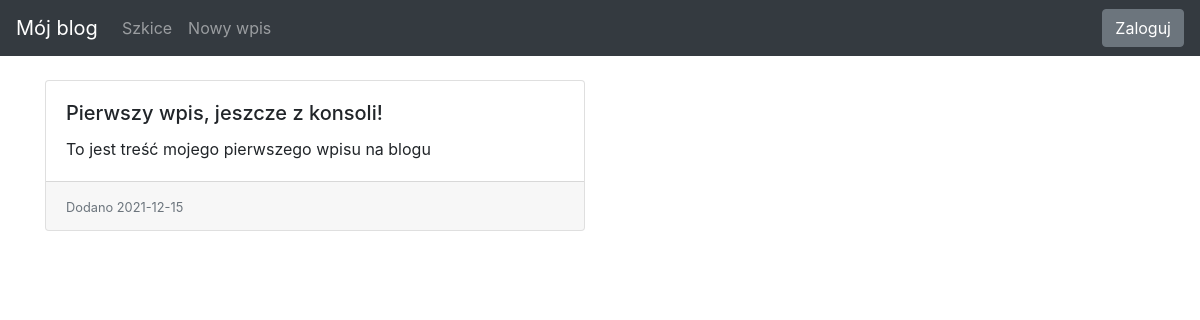
/, run on an earlier commit of the app's database.
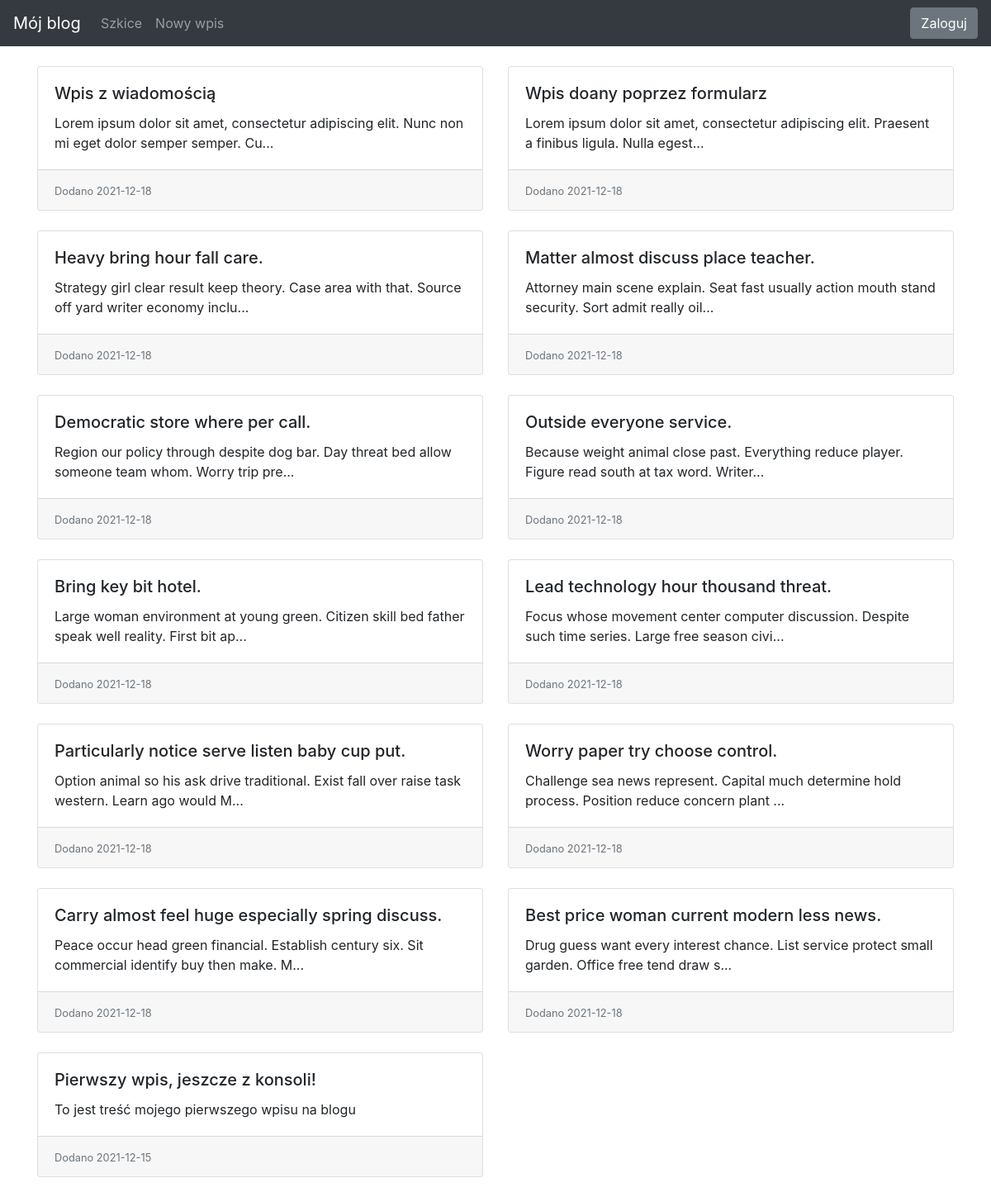
And on a later commit of the database.
### blog/models.py (models this page shows)
class Entry(db.Model):
    id = db.Column(db.Integer, primary_key=True)
    title = db.Column(db.String(80), nullable=False)
    body = db.Column(db.Text, nullable=False)
    pub_date = db.Column(db.DateTime, nullable=False,
                         default=datetime.datetime.utcnow)
    is_published = db.Column(db.Boolean, default=False)

### blog/routes.py (the view)
@app.route("/")
def index():
    all_posts = Entry.query.filter_by(
        is_published=True).order_by(Entry.pub_date.desc())
    return render_template("homepage.html", all_posts=all_posts)

### blog/templates/homepage.html (shortened to what this page needs)
{% extends "base.html" %} {% block content %}
<div class="row row-cols-1 row-cols-md-2">
  {% for post in all_posts %}
  <div class="col mb-4">
      <div class="card h-100">
        <div class="card-body">
          <h5 class="card-title d-flex flex-row">
            {{ post.title }}
          </h5>
          <p class="card-text">{{ post.body |truncate(100, true) }}</p>
        </div>
        <div class="card-footer">
            <small class="text-muted">Dodano {{ post.pub_date.strftime('%Y-%m-%d') }}</small>
          </div>
      </div>
  </div>
  {% endfor %}
</div>
{% endblock %}

### blog/templates/base.html (shortened to what this page needs)
<!doctype html>
<html lang="en">
<head>
 <link rel="stylesheet" href="https://stackpath.bootstrapcdn.com/bootstrap/4.5.0/css/bootstrap.min.css"
>
</head>
<body>
 <nav class="navbar navbar-expand-md navbar-dark bg-dark fixed-top">
   <a class="navbar-brand" href="/">Mój blog</a>
   <div class="collapse navbar-collapse" id="navbarsExampleDefault">
     <ul class="navbar-nav mr-auto">
      <li class="nav-item {% if url_for(request.endpoint) == url_for('list_drafts') %} active {% endif %}">
        <a class="nav-link" href="/drafts/">Szkice</span></a>
      </li>
      <li class="nav-item {% if url_for(request.endpoint) == url_for('create_entry') %} active {% endif %}">
        <a class="nav-link" href="/new-post/">Nowy wpis</span></a>
      </li>
     </ul>
     {% if session.logged_in %}
       <form class="form-inline my-2 my-lg-0" action="{{ url_for('logout') }}" method="POST">
         <button class="btn btn-secondary my-2 my-sm-0" type="submit">Wyloguj</button>
       </form>
     {% else %}
       <a href="{{ url_for('login') }}" class="btn btn-secondary my-2 my-lg-0">Zaloguj</a>
     {% endif %}
   </div>
 </nav>
 <main role="main" class="container">
  {% block content %}
  {% endblock %}
 </main>
</html>

### blog/templates/base.html (style rules this page uses)
body { padding-top: 5rem; }

What changed in the data, as far as the page shows it:
added Entry: title "Wpis z wiadomością", body "Lorem ipsum dolor sit amet, consectetur adipiscing elit. Nunc non mi eget dolor semper semper. Cu...", pub_date "2021-12-18"
added Entry: title "Wpis doany poprzez formularz", body "Lorem ipsum dolor sit amet, consectetur adipiscing elit. Praesent a finibus ligula. Nulla egest...", pub_date "2021-12-18"
added Entry: title "Heavy bring hour fall care.", body "Strategy girl clear result keep theory. Case area with that. Source off yard writer economy inclu...", pub_date "2021-12-18"
added Entry: title "Matter almost discuss place teacher.", body "Attorney main scene explain. Seat fast usually action mouth stand security. Sort admit really oil...", pub_date "2021-12-18"
added Entry: title "Democratic store where per call.", body "Region our policy through despite dog bar. Day threat bed allow someone team whom. Worry trip pre...", pub_date "2021-12-18"
added Entry: title "Outside everyone service.", body "Because weight animal close past. Everything reduce player. Figure read south at tax word. Writer...", pub_date "2021-12-18"
added Entry: title "Bring key bit hotel.", body "Large woman environment at young green. Citizen skill bed father speak well reality. First bit ap...", pub_date "2021-12-18"
added Entry: title "Lead technology hour thousand threat.", body "Focus whose movement center computer discussion. Despite such time series. Large free season civi...", pub_date "2021-12-18"
added Entry: title "Particularly notice serve listen baby cup put.", body "Option animal so his ask drive traditional. Exist fall over raise task western. Learn ago would M...", pub_date "2021-12-18"
added Entry: title "Worry paper try choose control.", body "Challenge sea news represent. Capital much determine hold process. Position reduce concern plant ...", pub_date "2021-12-18"
added Entry: title "Carry almost feel huge especially spring discuss.", body "Peace occur head green financial. Establish century six. Sit commercial identify buy then make. M...", pub_date "2021-12-18"
added Entry: title "Best price woman current modern less news.", body "Drug guess want every interest chance. List service protect small garden. Office free tend draw s...", pub_date "2021-12-18"
